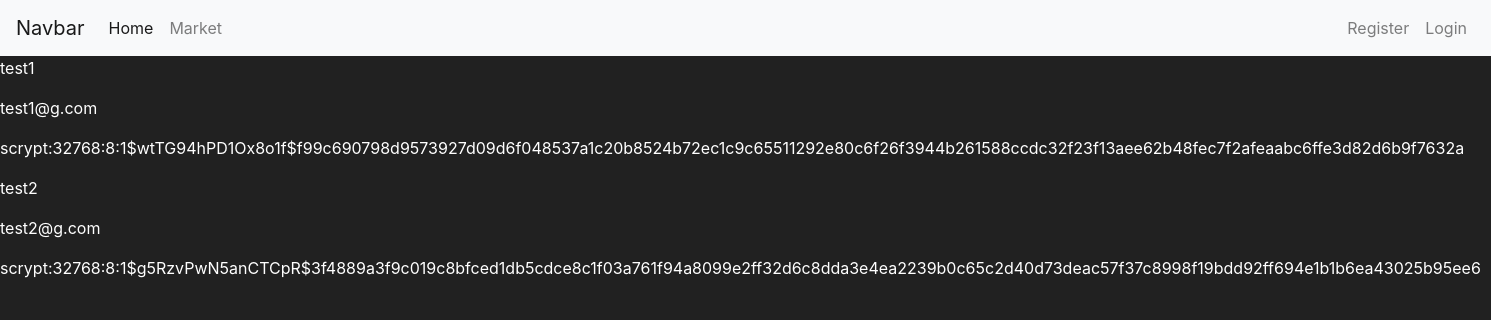
Page /home on the earlier database version.
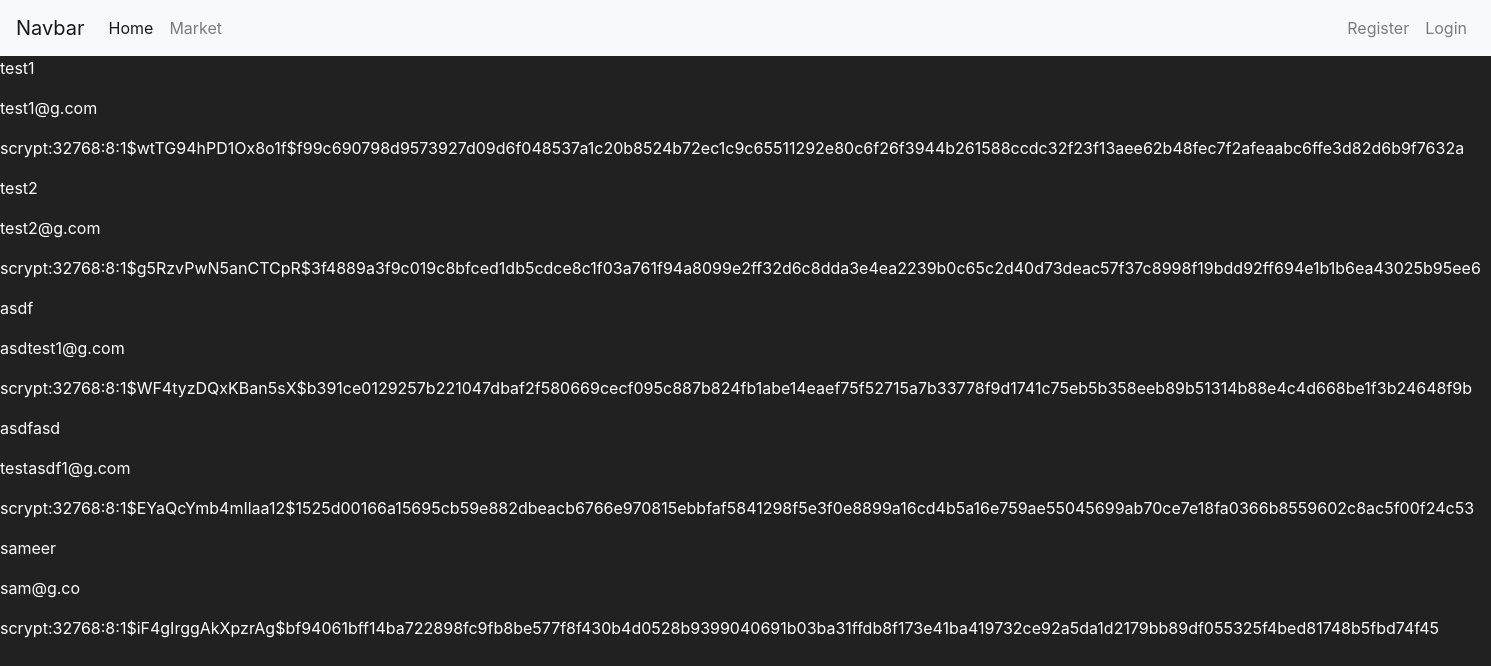
Same page on the later database version.
### tables this page shows
CREATE TABLE users(
    id INTEGER primary key autoincrement,
    username varchar(30) not null unique ,
    email varchar(50) not null unique,
    password_hash varchar(60) not null,
    budget int  not null default 1000
    
    );

### app.py (the view)
@app.route("/")
@app.route("/home")
def main():
    db=get_conn()
    cursor=db.cursor()
    cursor.execute("select * from users")
    data=cursor.fetchall()
    data1=get_users()
    db.close()
    return render_template("home.html",users=data1)

### app.py (called while the page is built)
def get_conn():
    conn=sqlite3.connect("database.db")
    conn.row_factory=sqlite3.Row
    return conn

def get_users():
    db=get_conn()
    cursor=db.cursor()
    cursor.execute("select * from users")
    data1=cursor.fetchall()
    return data1

### templates/home.html (shortened to what this page needs)
{%extends "parent.html"%}
{%block content%}
    {%for item in users%}
        <p>{{item.username}}</p>
        <p>{{item.email}}</p>
        <p>{{item.password_hash}}</p>
    {%endfor%}
{%endblock%}

### templates/parent.html (shortened to what this page needs)
<!doctype html>
<html lang="en">
  <head>
    <link rel="stylesheet" href="https://cdn.jsdelivr.net/npm/bootstrap@4.4.1/dist/css/bootstrap.min.css">
  </head>
  <body>
    <nav class="navbar navbar-expand-lg navbar-light bg-light">
        <a class="navbar-brand" href="#">Navbar</a>
        <div class="collapse navbar-collapse" id="navbarNav">
          <ul class="navbar-nav">
            <li class="nav-item active">
              <a class="nav-link" href="{{url_for('main')}}">Home <span class="sr-only">(current)</span></a>
            </li>
            <li class="nav-item">
              <a class="nav-link" href="{{url_for('market')}}">Market</a>
            </li>
            </ul>
            <ul class="navbar-nav ml-auto">
            {% if 'user' not  in session %}
            <li class="nav-item">
              <a class="nav-link" href="{{url_for('register')}}">Register</a>
            </li>
            {%endif%}
            {%if 'user' not in session %}
            <li class="nav-item">
              <a class="nav-link" href="{{url_for('login')}}">Login</a>
            </li>
            {%endif %}
          </ul>
        </div>
      </nav>
      {%block content%}
      {%endblock%}
  </body>
</html>

### templates/parent.html (style rules this page uses)
body { background-color: #212121; color:white }

Differences in the rows shown:
added users: username "asdf", email "asdtest1@g.com", password_hash "scrypt:32768:8:1$WF4tyzDQxKBan5sX$b391ce0129257b221047dbaf2f580669cecf095c887b824fb1abe14eaef75f52715a7b33778f9d1741c75eb5b358eeb89b51314b88e4c4d668be1f3b24648f9b"
added users: username "asdfasd", email "testasdf1@g.com", password_hash "scrypt:32768:8:1$EYaQcYmb4mIlaa12$1525d00166a15695cb59e882dbeacb6766e970815ebbfaf5841298f5e3f0e8899a16cd4b5a16e759ae55045699ab70ce7e18fa0366b8559602c8ac5f00f24c53"
added users: username "sameer", email "sam@g.co", password_hash "scrypt:32768:8:1$iF4gIrggAkXpzrAg$bf94061bff14ba722898fc9fb8be577f8f430b4d0528b9399040691b03ba31ffdb8f173e41ba419732ce92a5da1d2179bb89df055325f4bed81748b5fbd74f45"
